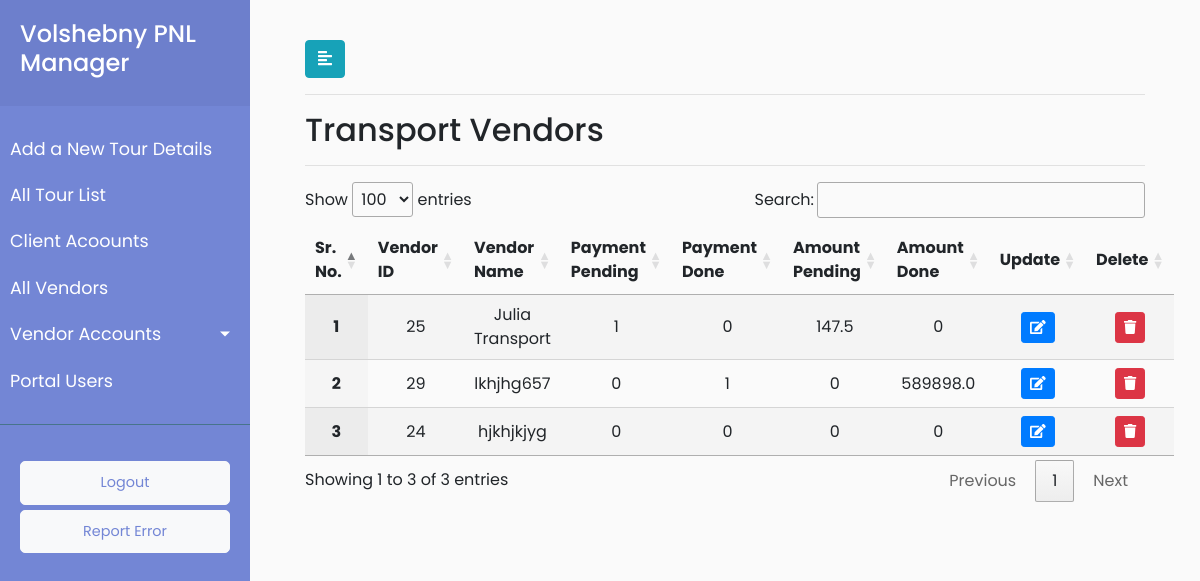
/vendor_accounts_transport/ (signed in), run on the app's committed database.
### payment/models.py (models this page shows, shortened)
class Vendor(models.Model):
    vendor_type_choices=(('Air Ticket Service','Air Ticket Service'),
                        ('Visa Cost Service','Visa Cost Service'),
                        ('Hotel Quatation Service','Hotel Quatation Service'),
                        ('Restuarant Quatation Service','Restuarant Quatation Service'),
                        ('Entrances Quatation Service','Entrances Quatation Service'),
                        ('SapSan Quatation Service','SapSan Quatation Service'),
                        ('Guide Service','Guide Service'),
                        ('Transport Service','Transport Service'),
                        ('All Services','All Services'))
    vendor_name = models.CharField(max_length=920)
    vendor_address = models.CharField(max_length=920)
    vendor_type = models.CharField(choices=vendor_type_choices,max_length=920,default="Air Ticket Service")
    vendor_mobile = models.CharField(max_length=920,default="")
    vendor_email = models.CharField(max_length=920,default="")
    vendor_remark = models.CharField(max_length=920,default="")

### payment/views.py (the view)
# urls.py: path('vendor_accounts_transport/', views.vendor_accounts_transport, name='vendor_accounts_transport'),
@login_required(login_url='/user_login')
def vendor_accounts_transport(request):
    transport_list=functions.filtering_vendors("Transport Service")
    user_role = request.user.user_role
    return render(request,'payment/vendor_accounts_transport.html',{'transport_list':transport_list,'user_role':user_role })

### payment/functions.py (called while the page is built)
def filtering_vendors(vendor_type_parameter):
    vendor_payment_status = ['Pending','Done','Payment_Pending_Amonut','Payment_Done_Amount']
    x = list(set(list(Vendor.objects.filter(vendor_type=vendor_type_parameter).values_list('pk','vendor_name'))))
    vendor_status_list = [vendor_payment_count(a,vendor_payment_status_one) for a in x for vendor_payment_status_one in vendor_payment_status ]
    final = [vendor_status_list[i * 4:(i + 1) * 4] for i in range((len(vendor_status_list) + 4 - 1) // 4 )]
    vendor_dict = dict(zip(x,final))
    return vendor_dict

### payment/templates/payment/vendor_accounts_transport.html (shortened to what this page needs)
{% extends 'payment/base.html' %}
{% load static %}
{% block stylesheets %}
<link rel="stylesheet" href="//cdn.datatables.net/1.10.19/css/jquery.dataTables.min.css">
{% endblock stylesheets %}
{% block content %}
<div id="content">
	<div class="container-fluid">
		<button type="button" id="sidebarCollapse" class="btn btn-info">
			<i class="fas fa-align-left"></i>
		</button>
        <hr>
               <h2>Transport Vendors</h2>
        <hr>
        <div>
                       <table id="test_table" class="display" style="width:100%; text-align: center">
                            <thead>
                                <tr>
                                    <th>Sr. No.</th>
                                    <th>Vendor ID</th>
                                    <th>Vendor Name</th>
                                    <th>Payment Pending</th>
                                     <th>Payment Done</th>
                                     <th>Amount Pending</th>
                        <th>Amount Done</th>
                                     <th>Update</th>
                                     {% if user_role == 1 %}
                                        <th>Delete</th>
                                        {% endif %}
                                </tr>
                            </thead>
                           <tbody>
                    {% for key,value in transport_list.items %}
                    <tr>
                        <th class="text-center" scope="row">{{ forloop.counter }}</th>
                        <td class="text-center">{{ key.0 }}</td>
                        <td class="text-center">{{ key.1 }}</td>
                        <td class="text-center"><a href="{% url 'payment:vendor_accounts_transport_details'  vendor_id=key.0 payment_status="Pending"  %}">{{value.0}} </a></td>
                        <td class="text-center"><a href="{% url 'payment:vendor_accounts_transport_details'  vendor_id=key.0 payment_status="Done"  %}">{{value.1}}</a></td>
                        <td class="text-center">{{value.2}}</a></td>
                        <td class="text-center">{{value.3}}</a></td>
                        <td>
							<button type="button" class="update-transport btn btn-sm btn-primary" data-id="{% url 'payment:vendor_transport_update' pk=key.0  %}">
								<span class="fa fa-edit"></span>
							</button>
						</td>
                        {% if user_role == 1 %}
						<td>
							<button type="button" class="delete-transport btn btn-sm btn-danger" data-id="{% url 'payment:vendor_transport_delete' pk=key.0  %}">
								<span class="fa fa-trash"></span>
							</button>
						</td>
                        {% endif %}
                    </tr>
                    {% endfor %}
                </tbody>
                             </table>
                </div>
            </div>
            </div>
{% endblock %}

### payment/static/payment/style.css (style rules this page uses)
body { font-family: 'Poppins', sans-serif; background: #fafafa; }
a, a:hover, a:focus { color: inherit; text-decoration: none; transition: all 0.3s; }
#content { width: calc(100% - 250px); padding: 40px; min-height: 100vh; transition: all 0.3s; position: absolute; top: 0; right: 0; }

### data on the page
Vendor: id "25", vendor_name "Julia Transport", value "1", value "0", value "147.5"
Vendor: id "29", vendor_name "lkhjhg657", value "0", value "1", value "589898.0"
Vendor: id "24", vendor_name "hjkhjkjyg", value "0"
